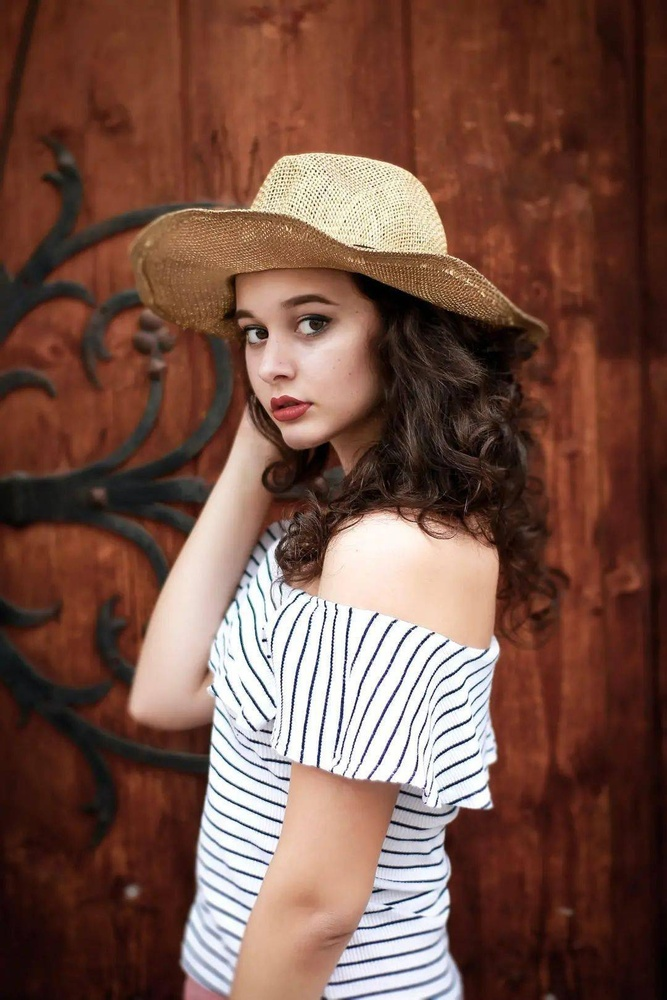
#> input picture Images/girl.jpeg, 667 x 1000 px, shrunk from 1080 x 1620 before the run
$ jupyter execute Fliter_effect.ipynb
#> lines starting #> are read from the running program, lines starting #| are printed output that depends on the picture
[cell 1]
import cv2
import numpy as np

[cell 2]
img = cv2.imread('Images/girl.jpeg',1)
#> img is the input picture: shape (1000, 667, 3); mean B, G, R 69.8, 81.9, 117.8
imgInfo = img.shape
#> imgInfo = (1000, 667, 3)
height = imgInfo[0]
#> height = 1000
width = imgInfo[1]
#> width = 667
cv2.imshow('Raw',img)
cv2.waitKey(0)
cv2.destroyAllWindows()

[cell 3]
def retro_style(img):           # 怀旧滤镜
    img1 = img.copy()           # 拷贝一份图像
    for i in range(height):
        for j in range(width):  # j的起始值也为0。也就是说，它会从0开始遍历到width-1
            b, g, r = img[i, j]
            B = int(min(255, 0.272 * r + 0.534 * g + 0.131 * b))        #约束图像像素值，防止溢出
            G = int(min(255, 0.349 * r + 0.686 * g + 0.168 * b))
            R = int(min(255, 0.393 * r + 0.769 * g + 0.189 * b))
            img1[i,j] = (B, G, R)
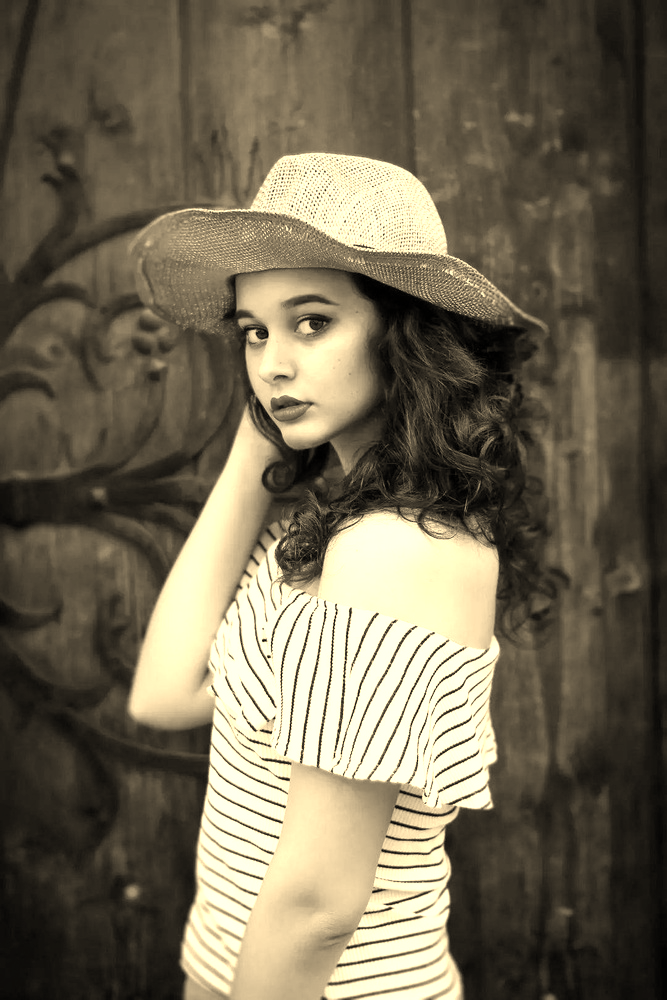
#> img1: shape (1000, 667, 3); mean B, G, R 84.4, 104.5, 113
    return img1
img1 = retro_style(img)
cv2.imshow('Retro_style',img1)
cv2.waitKey(0)
cv2.destroyAllWindows()

[cell 4]
def sketch_style(img):          # 素描滤镜
    img2 = np.zeros((height,width),dtype='uint8')
    gray0 = cv2.cvtColor(img,cv2.COLOR_BGR2GRAY)        # 灰度图像
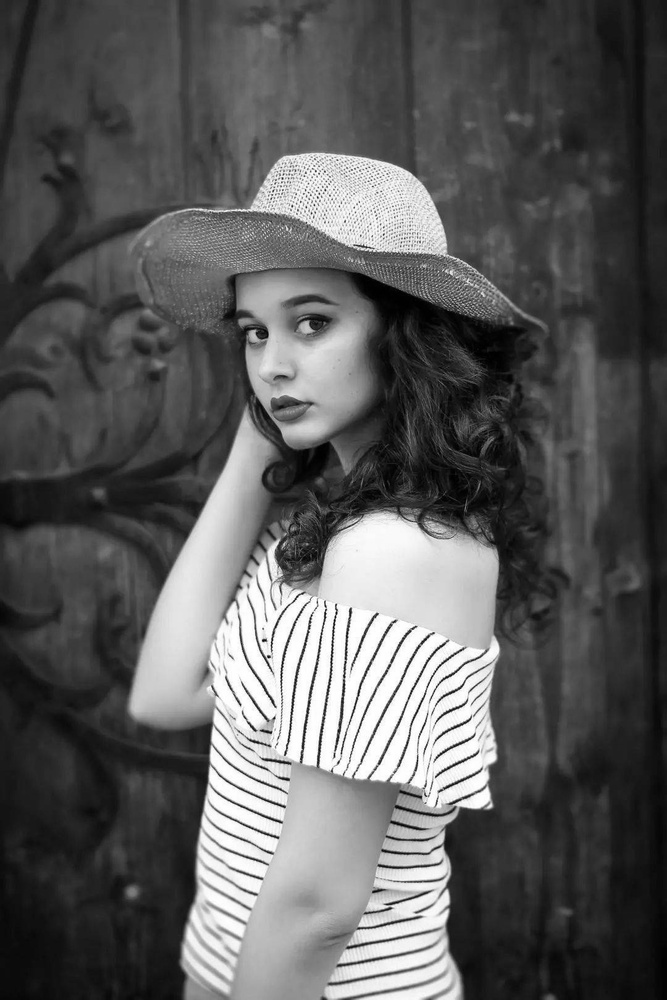
#> gray0: shape (1000, 667); min 0, max 255, mean 91.3
    cv2.imshow("gray0",gray0)
    gray1 = cv2.addWeighted(gray0,-1,img2,0,255,0)        # 图像叠加 取反向通道
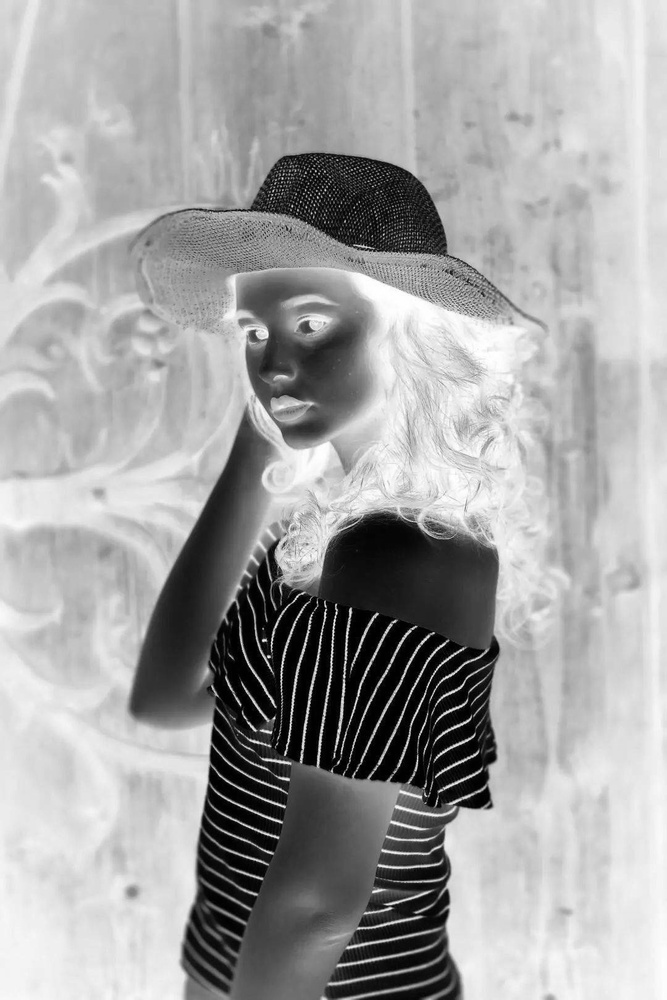
#> gray1: shape (1000, 667); min 0, max 255, mean 163.7
    cv2.imshow("gray1",gray1)
    gray2 = cv2.GaussianBlur(gray1,(15,15),50,50)         # 高斯滤波
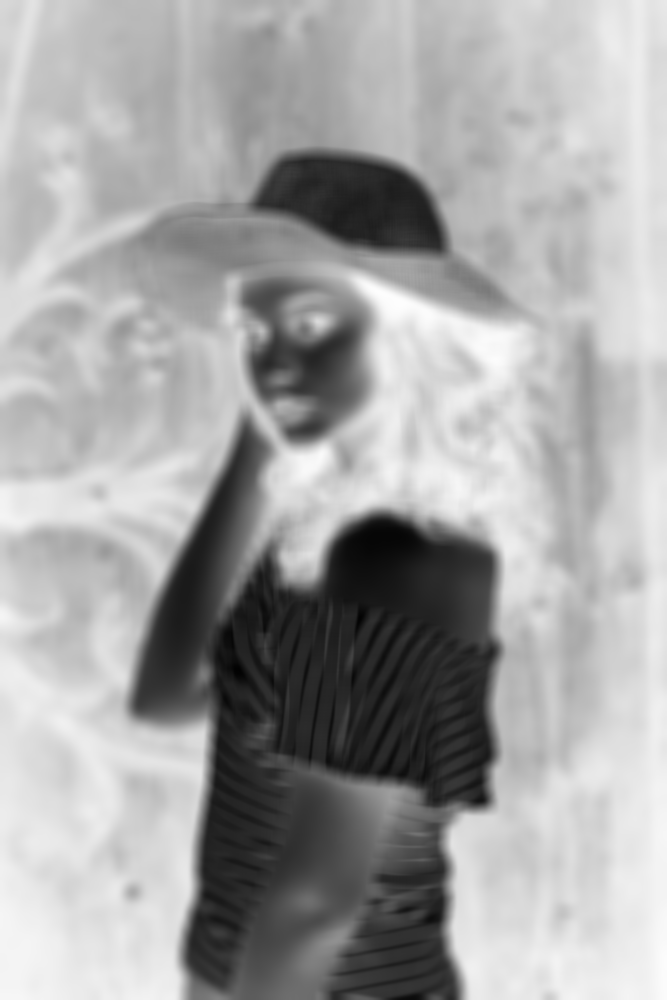
#> gray2: shape (1000, 667); min 2, max 253, mean 163.7
    cv2.imshow("gray2",gray2)
    dst = cv2.divide(gray0, 255-gray2, scale= 255)        #颜色减淡   scale代表输出值归一化到0～255范围
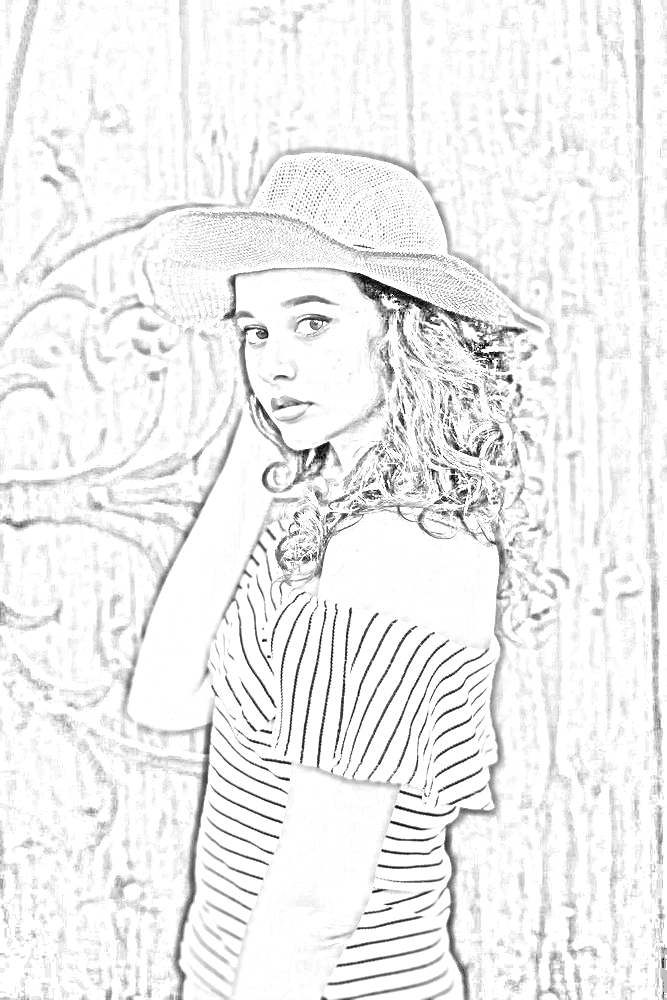
#> dst: shape (1000, 667); min 0, max 255, mean 240
    cv2.imshow('Sketch_img',dst)
sketch_style(img)
cv2.waitKey(0)
cv2.destroyAllWindows()

[cell 5]
import math
def fleeting_style(img):
    img3 = np.zeros((height,width,3),dtype='uint8')
    for i in range(height):
        for j  in range(width):
            B = math.sqrt(img[i,j][0]*12)
            G = img[i,j][1]
            R = img[i,j][2]
            if B>255:
                B = 255
            img3[i,j] = (B, G, R)
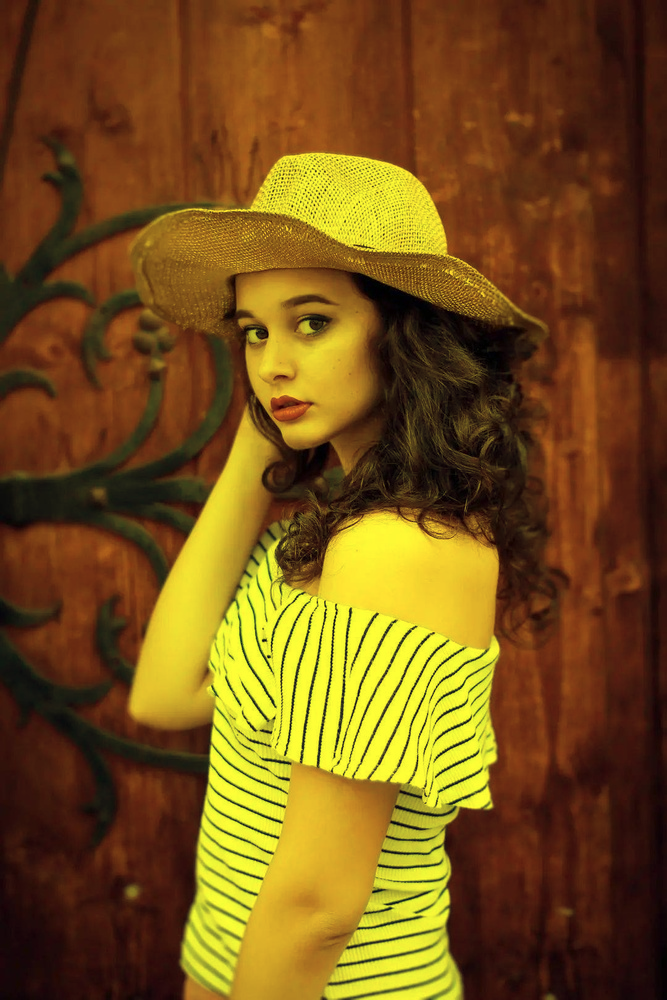
#> img3: shape (1000, 667, 3); mean B, G, R 24.7, 81.9, 117.8
    cv2.imshow('Fleeting_style',img3)
    cv2.waitKey(0)
    cv2.destroyAllWindows()
fleeting_style(img)
